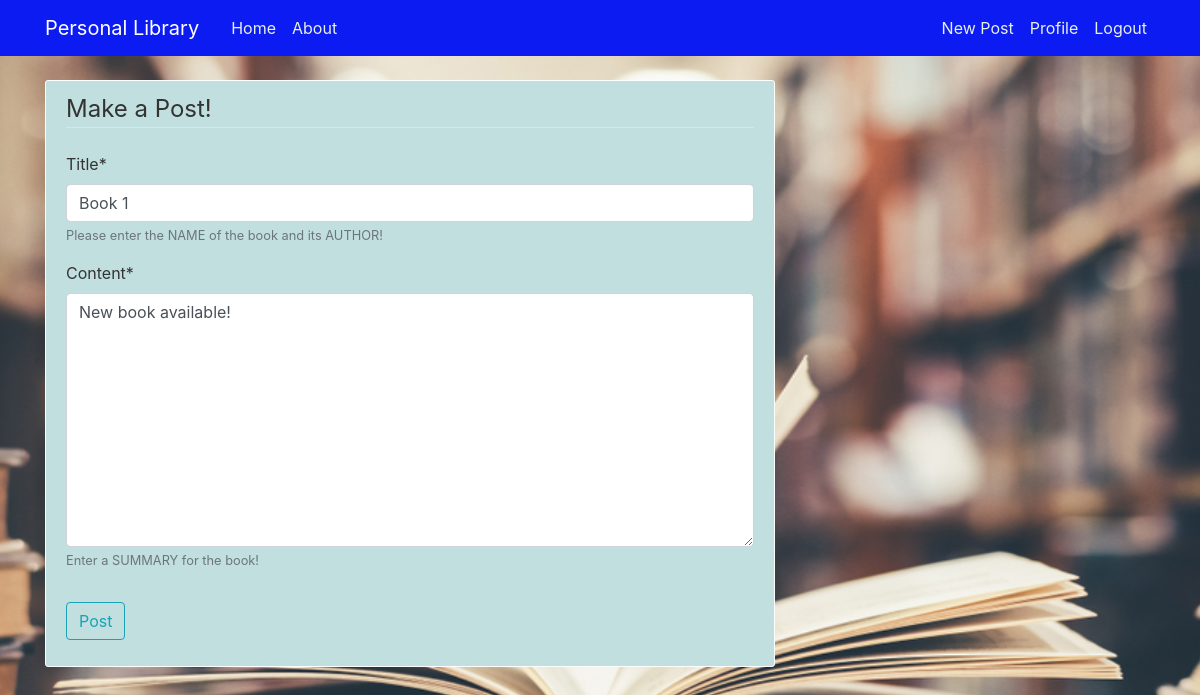
Before: /post/1/update/ (signed in) with the older database file.
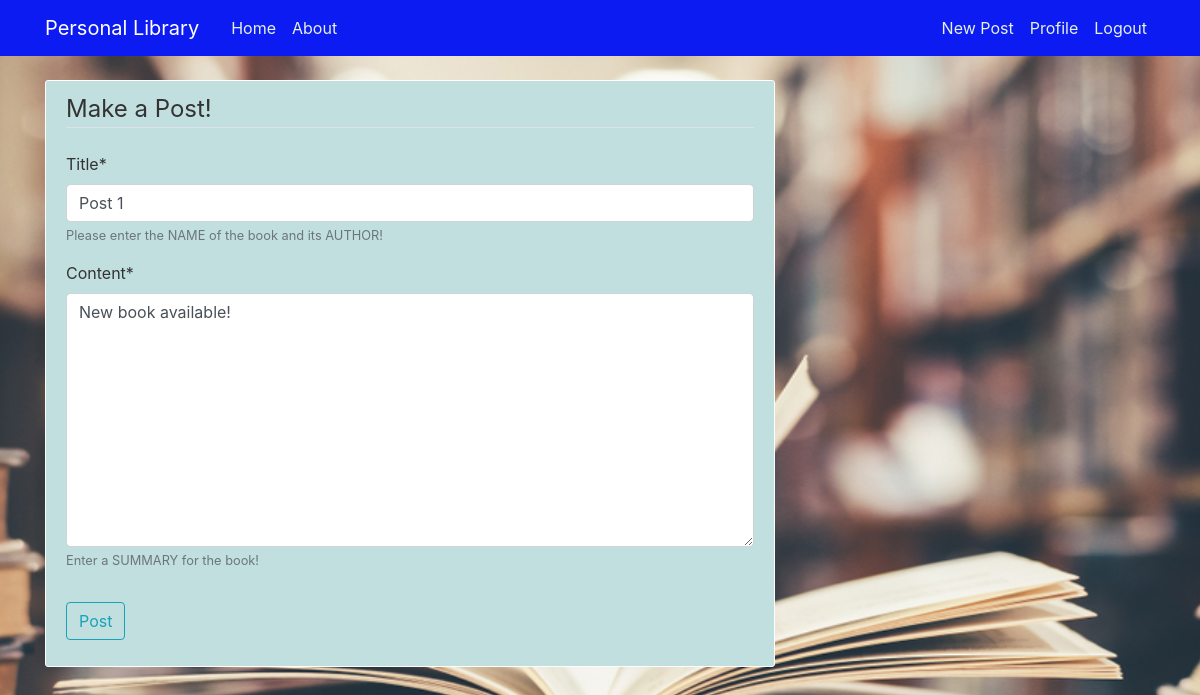
After: the same page with the newer database file.
### library/models.py (models this page shows, shortened)
class Post(models.Model):
    title = models.CharField(max_length=100, help_text="Please enter the NAME of the book and its AUTHOR!")
    content = models.TextField(max_length=1000, help_text="Enter a SUMMARY for the book!")
    date_posted = models.DateTimeField(default=timezone.now)
    author = models.ForeignKey(User, on_delete=models.CASCADE)

### library/views.py (the view, shortened to what this page needs)
# urls.py: path('post/<int:pk>/update/', PostUpdateView.as_view(), name='post-update'),
class PostUpdateView(LoginRequiredMixin, UserPassesTestMixin, UpdateView):
    model = Post
    fields = ['title', 'content']
    def test_func(self):
        post = self.get_object()
        if self.request.user == post.author:
            return True
        return False

### library/templates/library/post_form.html (shortened to what this page needs)
{% extends "library/base.html" %}
{% load crispy_forms_tags %}
{% block content %}
    <div class="content-section">
        <form method="POST">
            <fieldset class="form-group">
                <legend class="border-bottom mb-4">Make a Post!</legend>
                {{ form|crispy }}
            </fieldset>
            <div class="form-group">
                <button class="btn btn-outline-info" type="submit">Post</button>
            </div>
        </form>
    </div>
{% endblock content %}

Changed rows visible on the page:
changed Post "New book available!": title "Book 1" → "Post 1"
